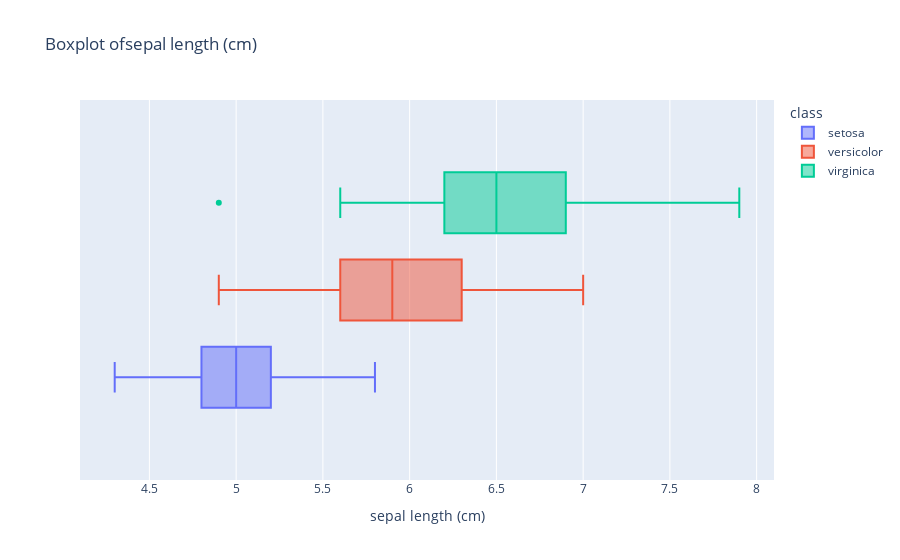
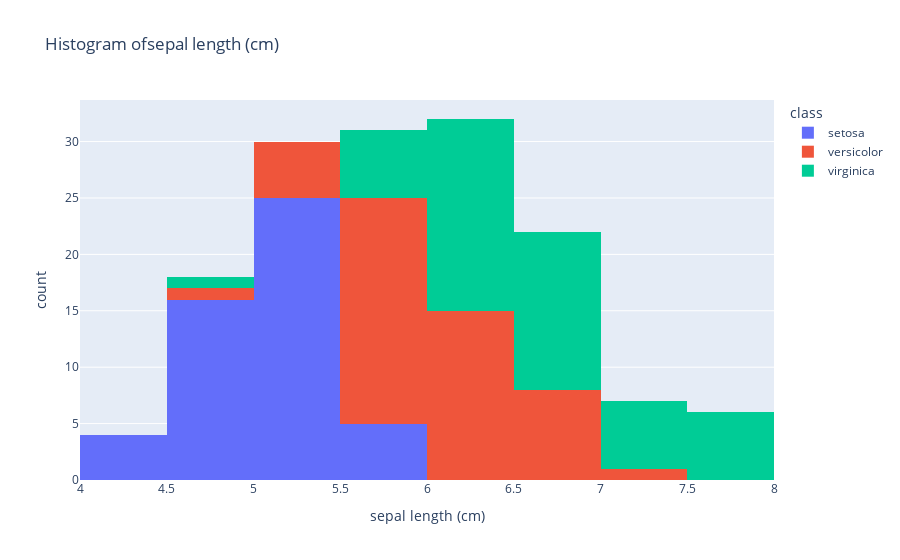
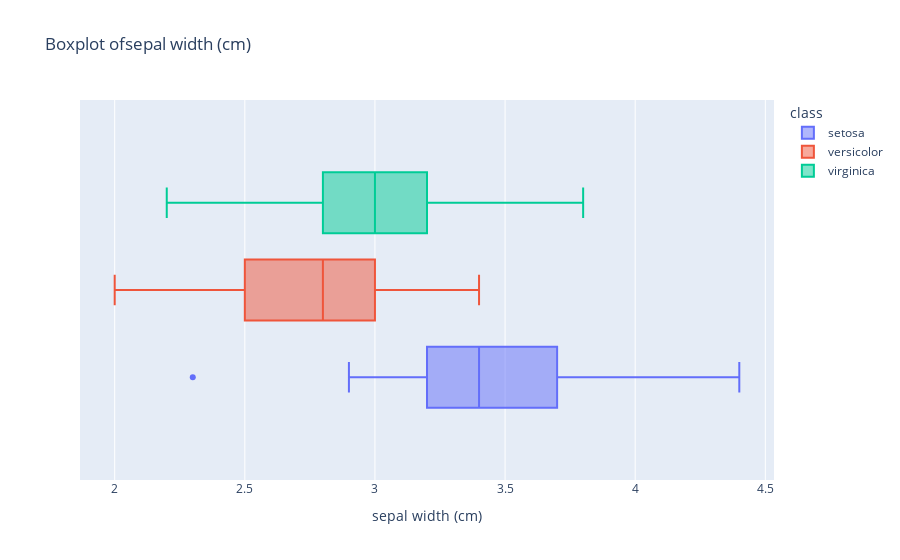
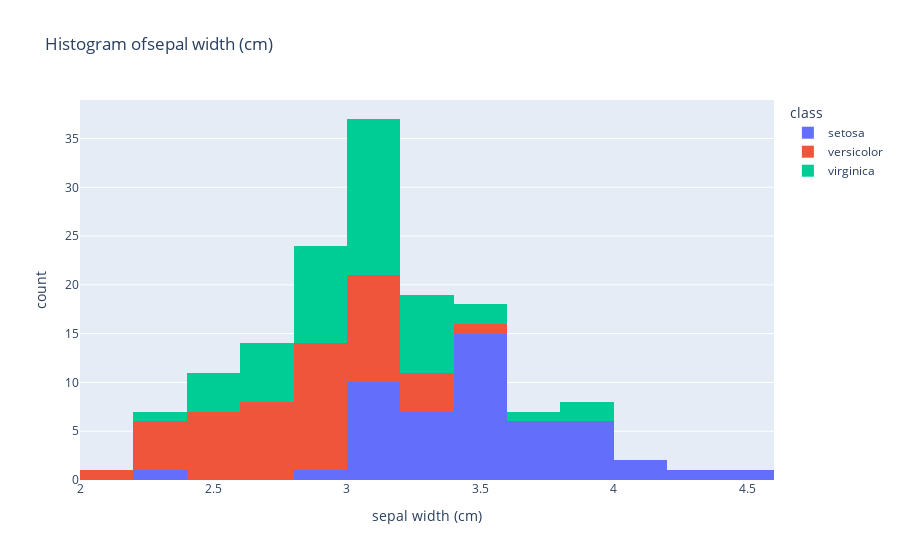

Here is the notebook cell these charts were saved with, in order:
### Code cell
import pandas as pd
import numpy as np

import seaborn as sns
import matplotlib.pyplot as plt

from sklearn.datasets import load_iris
from sklearn.preprocessing import MinMaxScaler

iris = load_iris()

def label(x):
    labels = iris.target_names
    return labels[x]

iris_df = pd.DataFrame(iris.data, columns=iris.feature_names)
iris_df['class_codes'] = iris.target
iris_df['class'] = iris_df['class_codes'].apply(label)

# configurações gerais de estilo
sns.set(style="whitegrid", context="notebook")
plt.rcParams['figure.figsize'] = (7, 4)

# 1) Boxplots por coluna (numéricas) coloridos por classe
num_cols = iris_df.select_dtypes(include='number').columns.tolist()
# Removendo a coluna de código de classe para gráficos de features
feature_cols = [c for c in num_cols if c != 'class_codes']

for c in feature_cols:
    plt.figure()
    sns.boxplot(data=iris_df, x='class', y=c, palette='Set2')
    plt.title(f'Boxplot of {c}')
    plt.xlabel('class')
    plt.ylabel(c)
    plt.tight_layout()
    plt.show()


for c in feature_cols:
    g = sns.FacetGrid(iris_df, col='class', sharex=True, sharey=True, height=3)
    g.map_dataframe(sns.histplot, x=c, bins=20, color='steelblue')
    g.set_titles(col_template="{col_name}")
    g.fig.suptitle(f'Histogram of {c}', y=1.03)
    plt.tight_layout()
    plt.show()

for c in feature_cols:
    plt.figure()
    for cls, color in zip(iris_df['class'].unique(), ['tab:blue', 'tab:orange', 'tab:green']):
        sns.histplot(
            data=iris_df[iris_df['class'] == cls],
            x=c, bins=20, kde=False, color=color, label=cls, alpha=0.5
        )
    plt.title(f'Histogram of {c} (overlap)')
    plt.xlabel(c)
    plt.ylabel('count')
    plt.legend(title='class')
    plt.tight_layout()
    plt.show()

num_columns = iris_df.select_dtypes(include='number')
to_standardize = num_columns.columns.tolist()
to_standardize.remove('class_codes')

scaler = MinMaxScaler((0, 1))
iris_df[to_standardize] = scaler.fit_transform(iris_df[to_standardize])

sns.set(style="ticks", context="notebook")
g = sns.pairplot(
    iris_df,
    vars=to_standardize,         # apenas features numéricas escaladas
    hue='class',
    palette='Set2',
    diag_kind='hist',
    corner=False
)
g.fig.suptitle('Scatter Matrix (Seaborn Pairplot)', y=1.02)
plt.show()

### Figure 1 — Plotly figure (JSON) as saved in the notebook; plotly's stock layout.template omitted (floating-point values rounded to 4 significant figures)
{"data": [{"alignmentgroup": "True", "hovertemplate": "class=setosa<br>sepal length (cm)=%{x}<extra></extra>", "legendgroup": "setosa", "marker": {"color": "#636efa"}, "name": "setosa", "notched": false, "offsetgroup": "setosa", "orientation": "h", "showlegend": true, "type": "box", "x": [5.1, 4.9, 4.7, 4.6, 5.0, 5.4, 4.6, 5.0, 4.4, 4.9, 5.4, 4.8, 4.8, 4.3, 5.8, 5.7, 5.4, 5.1, 5.7, 5.1, 5.4, 5.1, 4.6, 5.1, 4.8, 5.0, 5.0, 5.2, 5.2, 4.7, 4.8, 5.4, 5.2, 5.5, 4.9, 5.0, 5.5, 4.9, 4.4, 5.1, 5.0, 4.5, 4.4, 5.0, 5.1, 4.8, 5.1, 4.6, 5.3, 5.0], "x0": " ", "xaxis": "x", "y0": " ", "yaxis": "y"}, {"alignmentgroup": "True", "hovertemplate": "class=versicolor<br>sepal length (cm)=%{x}<extra></extra>", "legendgroup": "versicolor", "marker": {"color": "#EF553B"}, "name": "versicolor", "notched": false, "offsetgroup": "versicolor", "orientation": "h", "showlegend": true, "type": "box", "x": [7.0, 6.4, 6.9, 5.5, 6.5, 5.7, 6.3, 4.9, 6.6, 5.2, 5.0, 5.9, 6.0, 6.1, 5.6, 6.7, 5.6, 5.8, 6.2, 5.6, 5.9, 6.1, 6.3, 6.1, 6.4, 6.6, 6.8, 6.7, 6.0, 5.7, 5.5, 5.5, 5.8, 6.0, 5.4, 6.0, 6.7, 6.3, 5.6, 5.5, 5.5, 6.1, 5.8, 5.0, 5.6, 5.7, 5.7, 6.2, 5.1, 5.7], "x0": " ", "xaxis": "x", "y0": " ", "yaxis": "y"}, {"alignmentgroup": "True", "hovertemplate": "class=virginica<br>sepal length (cm)=%{x}<extra></extra>", "legendgroup": "virginica", "marker": {"color": "#00cc96"}, "name": "virginica", "notched": false, "offsetgroup": "virginica", "orientation": "h", "showlegend": true, "type": "box", "x": [6.3, 5.8, 7.1, 6.3, 6.5, 7.6, 4.9, 7.3, 6.7, 7.2, 6.5, 6.4, 6.8, 5.7, 5.8, 6.4, 6.5, 7.7, 7.7, 6.0, 6.9, 5.6, 7.7, 6.3, 6.7, 7.2, 6.2, 6.1, 6.4, 7.2, 7.4, 7.9, 6.4, 6.3, 6.1, 7.7, 6.3, 6.4, 6.0, 6.9, 6.7, 6.9, 5.8, 6.8, 6.7, 6.7, 6.3, 6.5, 6.2, 5.9], "x0": " ", "xaxis": "x", "y0": " ", "yaxis": "y"}], "layout": {"boxmode": "group", "legend": {"title": {"text": "class"}, "tracegroupgap": 0}, "title": {"text": "Boxplot ofsepal length (cm)"}, "xaxis": {"anchor": "y", "domain": [0, 1], "title": {"text": "sepal length (cm)"}}, "yaxis": {"anchor": "x", "domain": [0, 1]}}}

### Figure 2 — Plotly figure (JSON) as saved in the notebook; plotly's stock layout.template omitted (floating-point values rounded to 4 significant figures)
{"data": [{"bingroup": "x", "hovertemplate": "class=setosa<br>sepal length (cm)=%{x}<br>count=%{y}<extra></extra>", "legendgroup": "setosa", "marker": {"color": "#636efa", "pattern": {"shape": ""}}, "name": "setosa", "orientation": "v", "showlegend": true, "type": "histogram", "x": [5.1, 4.9, 4.7, 4.6, 5.0, 5.4, 4.6, 5.0, 4.4, 4.9, 5.4, 4.8, 4.8, 4.3, 5.8, 5.7, 5.4, 5.1, 5.7, 5.1, 5.4, 5.1, 4.6, 5.1, 4.8, 5.0, 5.0, 5.2, 5.2, 4.7, 4.8, 5.4, 5.2, 5.5, 4.9, 5.0, 5.5, 4.9, 4.4, 5.1, 5.0, 4.5, 4.4, 5.0, 5.1, 4.8, 5.1, 4.6, 5.3, 5.0], "xaxis": "x", "yaxis": "y"}, {"bingroup": "x", "hovertemplate": "class=versicolor<br>sepal length (cm)=%{x}<br>count=%{y}<extra></extra>", "legendgroup": "versicolor", "marker": {"color": "#EF553B", "pattern": {"shape": ""}}, "name": "versicolor", "orientation": "v", "showlegend": true, "type": "histogram", "x": [7.0, 6.4, 6.9, 5.5, 6.5, 5.7, 6.3, 4.9, 6.6, 5.2, 5.0, 5.9, 6.0, 6.1, 5.6, 6.7, 5.6, 5.8, 6.2, 5.6, 5.9, 6.1, 6.3, 6.1, 6.4, 6.6, 6.8, 6.7, 6.0, 5.7, 5.5, 5.5, 5.8, 6.0, 5.4, 6.0, 6.7, 6.3, 5.6, 5.5, 5.5, 6.1, 5.8, 5.0, 5.6, 5.7, 5.7, 6.2, 5.1, 5.7], "xaxis": "x", "yaxis": "y"}, {"bingroup": "x", "hovertemplate": "class=virginica<br>sepal length (cm)=%{x}<br>count=%{y}<extra></extra>", "legendgroup": "virginica", "marker": {"color": "#00cc96", "pattern": {"shape": ""}}, "name": "virginica", "orientation": "v", "showlegend": true, "type": "histogram", "x": [6.3, 5.8, 7.1, 6.3, 6.5, 7.6, 4.9, 7.3, 6.7, 7.2, 6.5, 6.4, 6.8, 5.7, 5.8, 6.4, 6.5, 7.7, 7.7, 6.0, 6.9, 5.6, 7.7, 6.3, 6.7, 7.2, 6.2, 6.1, 6.4, 7.2, 7.4, 7.9, 6.4, 6.3, 6.1, 7.7, 6.3, 6.4, 6.0, 6.9, 6.7, 6.9, 5.8, 6.8, 6.7, 6.7, 6.3, 6.5, 6.2, 5.9], "xaxis": "x", "yaxis": "y"}], "layout": {"barmode": "relative", "legend": {"title": {"text": "class"}, "tracegroupgap": 0}, "title": {"text": "Histogram ofsepal length (cm)"}, "xaxis": {"anchor": "y", "domain": [0, 1], "title": {"text": "sepal length (cm)"}}, "yaxis": {"anchor": "x", "domain": [0, 1], "title": {"text": "count"}}}}

### Figure 3 — Plotly figure (JSON) as saved in the notebook; plotly's stock layout.template omitted (floating-point values rounded to 4 significant figures)
{"data": [{"alignmentgroup": "True", "hovertemplate": "class=setosa<br>sepal width (cm)=%{x}<extra></extra>", "legendgroup": "setosa", "marker": {"color": "#636efa"}, "name": "setosa", "notched": false, "offsetgroup": "setosa", "orientation": "h", "showlegend": true, "type": "box", "x": [3.5, 3.0, 3.2, 3.1, 3.6, 3.9, 3.4, 3.4, 2.9, 3.1, 3.7, 3.4, 3.0, 3.0, 4.0, 4.4, 3.9, 3.5, 3.8, 3.8, 3.4, 3.7, 3.6, 3.3, 3.4, 3.0, 3.4, 3.5, 3.4, 3.2, 3.1, 3.4, 4.1, 4.2, 3.1, 3.2, 3.5, 3.6, 3.0, 3.4, 3.5, 2.3, 3.2, 3.5, 3.8, 3.0, 3.8, 3.2, 3.7, 3.3], "x0": " ", "xaxis": "x", "y0": " ", "yaxis": "y"}, {"alignmentgroup": "True", "hovertemplate": "class=versicolor<br>sepal width (cm)=%{x}<extra></extra>", "legendgroup": "versicolor", "marker": {"color": "#EF553B"}, "name": "versicolor", "notched": false, "offsetgroup": "versicolor", "orientation": "h", "showlegend": true, "type": "box", "x": [3.2, 3.2, 3.1, 2.3, 2.8, 2.8, 3.3, 2.4, 2.9, 2.7, 2.0, 3.0, 2.2, 2.9, 2.9, 3.1, 3.0, 2.7, 2.2, 2.5, 3.2, 2.8, 2.5, 2.8, 2.9, 3.0, 2.8, 3.0, 2.9, 2.6, 2.4, 2.4, 2.7, 2.7, 3.0, 3.4, 3.1, 2.3, 3.0, 2.5, 2.6, 3.0, 2.6, 2.3, 2.7, 3.0, 2.9, 2.9, 2.5, 2.8], "x0": " ", "xaxis": "x", "y0": " ", "yaxis": "y"}, {"alignmentgroup": "True", "hovertemplate": "class=virginica<br>sepal width (cm)=%{x}<extra></extra>", "legendgroup": "virginica", "marker": {"color": "#00cc96"}, "name": "virginica", "notched": false, "offsetgroup": "virginica", "orientation": "h", "showlegend": true, "type": "box", "x": [3.3, 2.7, 3.0, 2.9, 3.0, 3.0, 2.5, 2.9, 2.5, 3.6, 3.2, 2.7, 3.0, 2.5, 2.8, 3.2, 3.0, 3.8, 2.6, 2.2, 3.2, 2.8, 2.8, 2.7, 3.3, 3.2, 2.8, 3.0, 2.8, 3.0, 2.8, 3.8, 2.8, 2.8, 2.6, 3.0, 3.4, 3.1, 3.0, 3.1, 3.1, 3.1, 2.7, 3.2, 3.3, 3.0, 2.5, 3.0, 3.4, 3.0], "x0": " ", "xaxis": "x", "y0": " ", "yaxis": "y"}], "layout": {"boxmode": "group", "legend": {"title": {"text": "class"}, "tracegroupgap": 0}, "title": {"text": "Boxplot ofsepal width (cm)"}, "xaxis": {"anchor": "y", "domain": [0, 1], "title": {"text": "sepal width (cm)"}}, "yaxis": {"anchor": "x", "domain": [0, 1]}}}

### Figure 4 — Plotly figure (JSON) as saved in the notebook; plotly's stock layout.template omitted (floating-point values rounded to 4 significant figures)
{"data": [{"bingroup": "x", "hovertemplate": "class=setosa<br>sepal width (cm)=%{x}<br>count=%{y}<extra></extra>", "legendgroup": "setosa", "marker": {"color": "#636efa", "pattern": {"shape": ""}}, "name": "setosa", "orientation": "v", "showlegend": true, "type": "histogram", "x": [3.5, 3.0, 3.2, 3.1, 3.6, 3.9, 3.4, 3.4, 2.9, 3.1, 3.7, 3.4, 3.0, 3.0, 4.0, 4.4, 3.9, 3.5, 3.8, 3.8, 3.4, 3.7, 3.6, 3.3, 3.4, 3.0, 3.4, 3.5, 3.4, 3.2, 3.1, 3.4, 4.1, 4.2, 3.1, 3.2, 3.5, 3.6, 3.0, 3.4, 3.5, 2.3, 3.2, 3.5, 3.8, 3.0, 3.8, 3.2, 3.7, 3.3], "xaxis": "x", "yaxis": "y"}, {"bingroup": "x", "hovertemplate": "class=versicolor<br>sepal width (cm)=%{x}<br>count=%{y}<extra></extra>", "legendgroup": "versicolor", "marker": {"color": "#EF553B", "pattern": {"shape": ""}}, "name": "versicolor", "orientation": "v", "showlegend": true, "type": "histogram", "x": [3.2, 3.2, 3.1, 2.3, 2.8, 2.8, 3.3, 2.4, 2.9, 2.7, 2.0, 3.0, 2.2, 2.9, 2.9, 3.1, 3.0, 2.7, 2.2, 2.5, 3.2, 2.8, 2.5, 2.8, 2.9, 3.0, 2.8, 3.0, 2.9, 2.6, 2.4, 2.4, 2.7, 2.7, 3.0, 3.4, 3.1, 2.3, 3.0, 2.5, 2.6, 3.0, 2.6, 2.3, 2.7, 3.0, 2.9, 2.9, 2.5, 2.8], "xaxis": "x", "yaxis": "y"}, {"bingroup": "x", "hovertemplate": "class=virginica<br>sepal width (cm)=%{x}<br>count=%{y}<extra></extra>", "legendgroup": "virginica", "marker": {"color": "#00cc96", "pattern": {"shape": ""}}, "name": "virginica", "orientation": "v", "showlegend": true, "type": "histogram", "x": [3.3, 2.7, 3.0, 2.9, 3.0, 3.0, 2.5, 2.9, 2.5, 3.6, 3.2, 2.7, 3.0, 2.5, 2.8, 3.2, 3.0, 3.8, 2.6, 2.2, 3.2, 2.8, 2.8, 2.7, 3.3, 3.2, 2.8, 3.0, 2.8, 3.0, 2.8, 3.8, 2.8, 2.8, 2.6, 3.0, 3.4, 3.1, 3.0, 3.1, 3.1, 3.1, 2.7, 3.2, 3.3, 3.0, 2.5, 3.0, 3.4, 3.0], "xaxis": "x", "yaxis": "y"}], "layout": {"barmode": "relative", "legend": {"title": {"text": "class"}, "tracegroupgap": 0}, "title": {"text": "Histogram ofsepal width (cm)"}, "xaxis": {"anchor": "y", "domain": [0, 1], "title": {"text": "sepal width (cm)"}}, "yaxis": {"anchor": "x", "domain": [0, 1], "title": {"text": "count"}}}}
